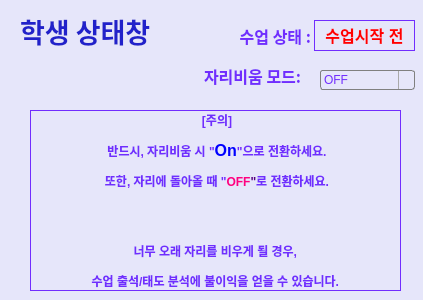
<?xml version="1.0" encoding="UTF-8"?>
<ui version="4.0">
 <class>Dialog</class>
 <widget class="QDialog" name="Dialog">
  <property name="geometry">
   <rect>
    <x>0</x>
    <y>0</y>
    <width>423</width>
    <height>300</height>
   </rect>
  </property>
  <property name="windowTitle">
   <string>Dialog</string>
  </property>
  <property name="styleSheet">
   <string notr="true">background-color:rgb(230, 230, 250);
selection-background-color: rgb(243, 243, 243);
color: rgba(85, 0, 255, 205);</string>
  </property>
  <widget class="QComboBox" name="Class_Status">
   <property name="geometry">
    <rect>
     <x>320</x>
     <y>70</y>
     <width>95</width>
     <height>20</height>
    </rect>
   </property>
   <property name="styleSheet">
    <string notr="true">QComboBox {
    border: 1px solid gray;
    border-radius: 3px;
    padding: 1px 18px 1px 3px;
    min-width: 6em;
}
QComboBox QAbstractItemView {
    border: 2px solid darkgray;
    selection-background-color: lightgray;
}
QComboBox:editable {
    background: white;
}

QComboBox:!editable, QComboBox::drop-down:editable {
     background: qlineargradient(x1: 0, y1: 0, x2: 0, y2: 1,
                                 stop: 0 #E1E1E1, stop: 0.4 #DDDDDD,
                                 stop: 0.5 #D8D8D8, stop: 1.0 #D3D3D3);
}

/* QComboBox gets the &quot;on&quot; state when the popup is open */
QComboBox:!editable:on, QComboBox::drop-down:editable:on {
    background: qlineargradient(x1: 0, y1: 0, x2: 0, y2: 1,
                                stop: 0 #D3D3D3, stop: 0.4 #D8D8D8,
                                stop: 0.5 #DDDDDD, stop: 1.0 #E1E1E1);
}

QComboBox:on { /* shift the text when the popup opens */
    padding-top: 3px;
    padding-left: 4px;
}

QComboBox::drop-down {
    subcontrol-origin: padding;
    subcontrol-position: top right;
    width: 15px;

    border-left-width: 1px;
    border-left-color: darkgray;
    border-left-style: solid; /* just a single line */
    border-top-right-radius: 3px; /* same radius as the QComboBox */
    border-bottom-right-radius: 3px;
}

QComboBox::down-arrow {
    image: url(/usr/share/icons/crystalsvg/16x16/actions/1downarrow.png);
}

QComboBox::down-arrow:on { /* shift the arrow when popup is open */
    top: 1px;
    left: 1px;
}</string>
   </property>
   <property name="currentText">
    <string notr="true">OFF</string>
   </property>
   <property name="insertPolicy">
    <enum>QComboBox::InsertAfterCurrent</enum>
   </property>
   <property name="sizeAdjustPolicy">
    <enum>QComboBox::AdjustToContentsOnFirstShow</enum>
   </property>
   <item>
    <property name="text">
     <string>OFF</string>
    </property>
   </item>
   <item>
    <property name="text">
     <string>On</string>
    </property>
   </item>
  </widget>
  <widget class="QLabel" name="label_title">
   <property name="geometry">
    <rect>
     <x>20</x>
     <y>10</y>
     <width>151</width>
     <height>41</height>
    </rect>
   </property>
   <property name="font">
    <font>
     <family>맑은 고딕</family>
     <pointsize>20</pointsize>
     <weight>75</weight>
     <bold>true</bold>
    </font>
   </property>
   <property name="styleSheet">
    <string notr="true">color: rgb(33 ,33 ,202)</string>
   </property>
   <property name="text">
    <string>학생 상태창</string>
   </property>
  </widget>
  <widget class="QLabel" name="label_State">
   <property name="geometry">
    <rect>
     <x>204</x>
     <y>60</y>
     <width>111</width>
     <height>31</height>
    </rect>
   </property>
   <property name="font">
    <font>
     <family>맑은 고딕</family>
     <pointsize>12</pointsize>
     <weight>75</weight>
     <bold>true</bold>
    </font>
   </property>
   <property name="text">
    <string>자리비움 모드:</string>
   </property>
  </widget>
  <widget class="QLabel" name="label">
   <property name="geometry">
    <rect>
     <x>30</x>
     <y>110</y>
     <width>371</width>
     <height>181</height>
    </rect>
   </property>
   <property name="frameShape">
    <enum>QFrame::Box</enum>
   </property>
   <property name="text">
    <string>&lt;html&gt;&lt;head/&gt;&lt;body&gt;&lt;p align=&quot;center&quot;&gt;&lt;span style=&quot; font-weight:600;&quot;&gt;[주의]&lt;/span&gt;&lt;/p&gt;&lt;p align=&quot;center&quot;&gt;&lt;span style=&quot; font-weight:600;&quot;&gt;반드시, 자리비움 시 &amp;quot;&lt;/span&gt;&lt;span style=&quot; font-size:12pt; font-weight:600; color:#0000ff;&quot;&gt;On&lt;/span&gt;&lt;span style=&quot; font-weight:600;&quot;&gt;&amp;quot;으로 전환하세요.&lt;/span&gt;&lt;/p&gt;&lt;p align=&quot;center&quot;&gt;&lt;span style=&quot; font-weight:600;&quot;&gt;또한, 자리에 돌아올 때 &amp;quot;&lt;/span&gt;&lt;span style=&quot; font-weight:600; color:#ff007f;&quot;&gt;OFF&lt;/span&gt;&lt;span style=&quot; font-weight:600; color:#55007f;&quot;&gt;&amp;quot;&lt;/span&gt;&lt;span style=&quot; font-weight:600;&quot;&gt;로 전환하세요.&lt;/span&gt;&lt;/p&gt;&lt;p align=&quot;center&quot;&gt;&lt;br/&gt;&lt;/p&gt;&lt;p align=&quot;center&quot;&gt;&lt;span style=&quot; font-weight:600;&quot;&gt;너무 오래 자리를 비우게 될 경우, &lt;/span&gt;&lt;/p&gt;&lt;p align=&quot;center&quot;&gt;&lt;span style=&quot; font-weight:600;&quot;&gt;수업 출석/태도 분석에 불이익을 얻을 수 있습니다. &lt;/span&gt;&lt;/p&gt;&lt;/body&gt;&lt;/html&gt;</string>
   </property>
  </widget>
  <widget class="QLabel" name="C_S">
   <property name="geometry">
    <rect>
     <x>314</x>
     <y>20</y>
     <width>101</width>
     <height>31</height>
    </rect>
   </property>
   <property name="frameShape">
    <enum>QFrame::Box</enum>
   </property>
   <property name="text">
    <string>&lt;!DOCTYPE HTML PUBLIC &quot;-//W3C//DTD HTML 4.0//EN&quot; &quot;http://www.w3.org/TR/REC-html40/strict.dtd&quot;&gt;
&lt;html&gt;&lt;head&gt;&lt;meta name=&quot;qrichtext&quot; content=&quot;1&quot; /&gt;&lt;style type=&quot;text/css&quot;&gt;
p, li { white-space: pre-wrap; }
&lt;/style&gt;&lt;/head&gt;&lt;body style=&quot; font-family:'Gulim'; font-size:9pt; font-weight:400; font-style:normal;&quot;&gt;
&lt;p align=&quot;center&quot; style=&quot; margin-top:0px; margin-bottom:0px; margin-left:0px; margin-right:0px; -qt-block-indent:0; text-indent:0px;&quot;&gt;&lt;span style=&quot; font-size:12pt; font-weight:600; color:#ff0000;&quot;&gt;수업시작 전&lt;/span&gt;&lt;/p&gt;&lt;/body&gt;&lt;/html&gt;</string>
   </property>
   <property name="alignment">
    <set>Qt::AlignCenter</set>
   </property>
  </widget>
  <widget class="QLabel" name="label_classOrder">
   <property name="geometry">
    <rect>
     <x>230</x>
     <y>20</y>
     <width>81</width>
     <height>31</height>
    </rect>
   </property>
   <property name="font">
    <font>
     <family>맑은 고딕</family>
     <pointsize>12</pointsize>
     <weight>75</weight>
     <bold>true</bold>
    </font>
   </property>
   <property name="text">
    <string>수업 상태 :</string>
   </property>
   <property name="alignment">
    <set>Qt::AlignRight|Qt::AlignTrailing|Qt::AlignVCenter</set>
   </property>
  </widget>
 </widget>
 <resources/>
 <connections/>
</ui>
